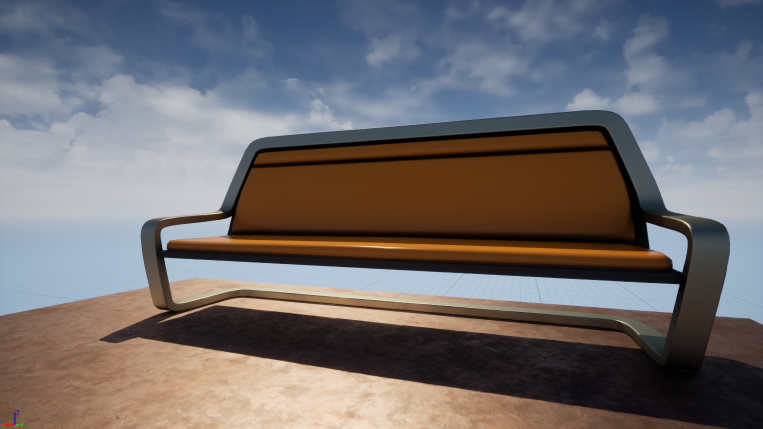
#> input picture Stereo-Geometry-master/data/bench/right.png, 1526 x 858 px (shown at 1/2 size)
$ jupyter execute --allow-errors 'Fundamental Matrix and Stereo Rectification.ipynb'   (shell and % lines are left out)
#> lines starting #> are read from the running program, lines starting #| are printed output that depends on the picture
[cell 1]

import matplotlib.pyplot as plt
from skimage import io
from skimage.transform import resize
from skimage.transform import warp, ProjectiveTransform
from stereo_utils import *
from skimage.color import rgb2gray, rgba2rgb

## Plot Images and Matching Points

[cell 2]
# load images
im1 = io.imread("data/bench/right.png")
#> im1 is the input picture: shape (858, 1526, 4); mean R, G, B, A 111.6, 107.4, 109.5, 255
im1 = rgb2gray(rgba2rgb(im1))
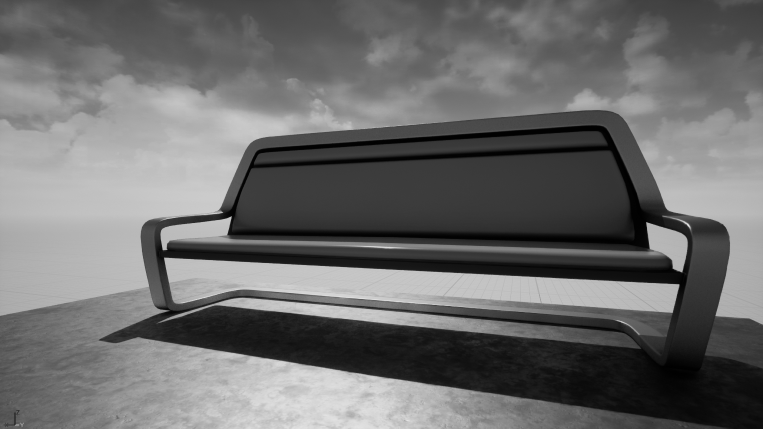
#> im1: shape (858, 1526) float64 (shown at 1/2 size); min 0, max 0.937, mean 0.425
im2 = io.imread("data/bench/left.png")
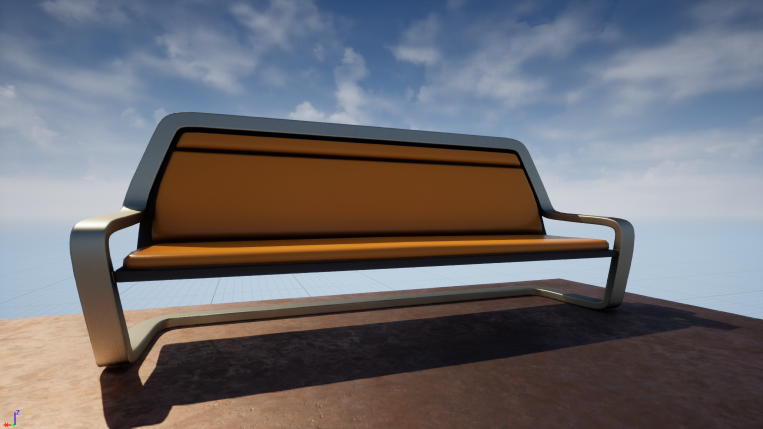
#> input picture Stereo-Geometry-master/data/bench/left.png, 1526 x 858 px (shown at 1/2 size)
#> im2 is the input picture: shape (858, 1526, 4); mean R, G, B, A 109.8, 107.6, 112.1, 255
im2 = rgb2gray(rgba2rgb(im2))
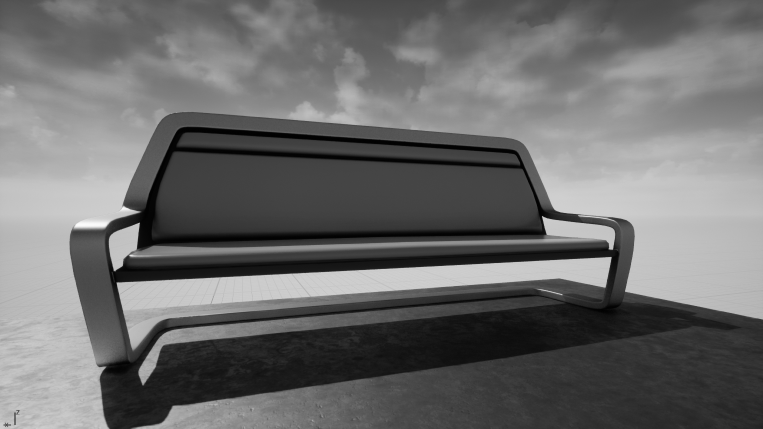
#> im2: shape (858, 1526) float64 (shown at 1/2 size); min 0.00392, max 0.989, mean 0.425

# load matching points
#> (the rest of this cell did not finish here and is left out)

##### Plot matching points

#> (a cell that did not finish here is left out)

## The Fundamental Matrix

#> (a cell that did not finish here is left out)

#> (a cell that did not finish here is left out)

### Plot Epipolar lines

#> (a cell that did not finish here is left out)

### Plot Epipoles

#> (a cell that did not finish here is left out)

#> (a cell that did not finish here is left out)

#> (a cell that did not finish here is left out)

## Stereo rectification

#> (a cell that did not finish here is left out)

#> (a cell that did not finish here is left out)

##### Plot the new epipolar lines and matching points

[cell 12]
h, w = im1.shape
#> h = 858; w = 1526

nrows = 2
ncols = 1
fig, axes = plt.subplots(nrows=nrows, ncols=ncols, figsize=(6, 8))

# plot image 1
ax1 = axes[0]
ax1.set_title("Image 1 warped")
#> (the rest of this cell did not finish here and is left out)
